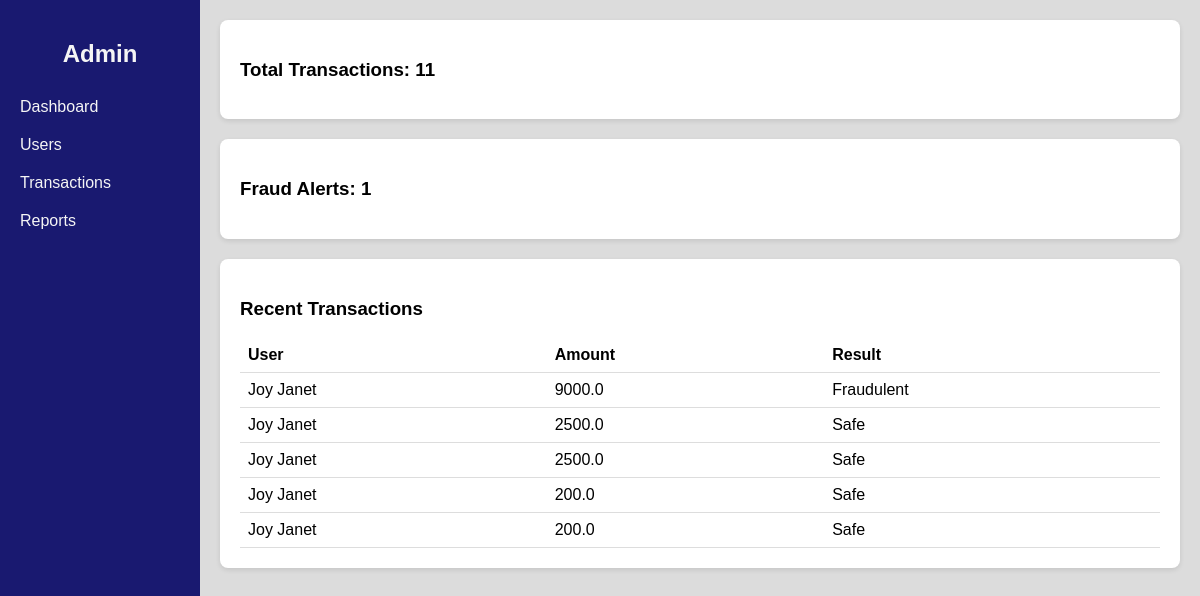
/admin (signed in), run on the app's committed database.
### tables this page shows
CREATE TABLE transactions (
    id INTEGER PRIMARY KEY AUTOINCREMENT,
    user TEXT NOT NULL,
    amount REAL NOT NULL,
    time_score REAL NOT NULL,
    location_score REAL NOT NULL,
    result TEXT NOT NULL
);

### app.py (the view)
@app.route('/admin')
def admin_dashboard():
    if 'user' not in session or session.get('role') != 'admin':
        return redirect(url_for('login'))
    conn = sqlite3.connect('users.db')
    c = conn.cursor()
    c.execute("SELECT COUNT(*) FROM transactions")
    total_transactions = c.fetchone()[0]
    c.execute("SELECT COUNT(*) FROM transactions WHERE result = 'Fraudulent'")
    fraud_alerts = c.fetchone()[0]
    c.execute("SELECT user, amount, result FROM transactions ORDER BY id DESC LIMIT 5")
    recent_transactions = c.fetchall()
    conn.close()
    return render_template(
        'admin_dashboard.html',
        total_transactions=total_transactions,
        fraud_alerts=fraud_alerts,
        recent_transactions=recent_transactions
    )

### Templates/admin_dashboard.html (shortened to what this page needs)
<!DOCTYPE html>
<html>
<head>
</head>
<body>
  <div class="sidebar">
    <h2>Admin</h2>
    <a href="#">Dashboard</a>
    <a href="#">Users</a>
    <a href="#">Transactions</a>
    <a href="#">Reports</a>
  </div>
  <div class="main">
    <div class="card">
      <h3>Total Transactions: {{ total_transactions }}</h3>
    </div>
    <div class="card">
      <h3>Fraud Alerts: {{ fraud_alerts }}</h3>
    </div>
    <div class="card">
      <h3>Recent Transactions</h3>
      <table>
        <thead>
          <tr>
            <th>User</th>
            <th>Amount</th>
            <th>Result</th>
          </tr>
        </thead>
        <tbody>
          {% for row in recent_transactions %}
          <tr>
            <td>{{ row[0] }}</td>
            <td>{{ row[1] }}</td>
            <td>{{ row[2] }}</td>
          </tr>
          {% endfor %}
        </tbody>
      </table>
    </div>
  </div>
</body>
</html>

### Templates/admin_dashboard.html (style rules this page uses)
body { font-family: Arial, sans-serif; margin: 0; display: flex; }
.sidebar { width: 200px; background-color: MidnightBlue; color: WhiteSmoke; height: 100vh; padding-top: 20px; }
.sidebar h2 { text-align: center; }
.sidebar a { display: block; padding: 10px 20px; color: WhiteSmoke; text-decoration: none; }
.main { flex: 1; padding: 20px; background-color: Gainsboro; }
.card { background-color: White; padding: 20px; margin-bottom: 20px; border-radius: 8px; box-shadow: 0 2px 5px rgba(0,0,0,0.1); }
table { width: 100%; border-collapse: collapse; }
table th, table td { padding: 8px; text-align: left; border-bottom: 1px solid #ddd; }

### data on the page
transactions: user "Joy Janet", amount "9000.0", result "Fraudulent"
transactions: user "Joy Janet", amount "2500.0", result "Safe"
transactions: user "Joy Janet", amount "2500.0", result "Safe"
transactions: user "Joy Janet", amount "200.0", result "Safe"
transactions: user "Joy Janet", amount "200.0", result "Safe"

### other printed values
{{ total_transactions }} "11"
{{ fraud_alerts }} "1"
